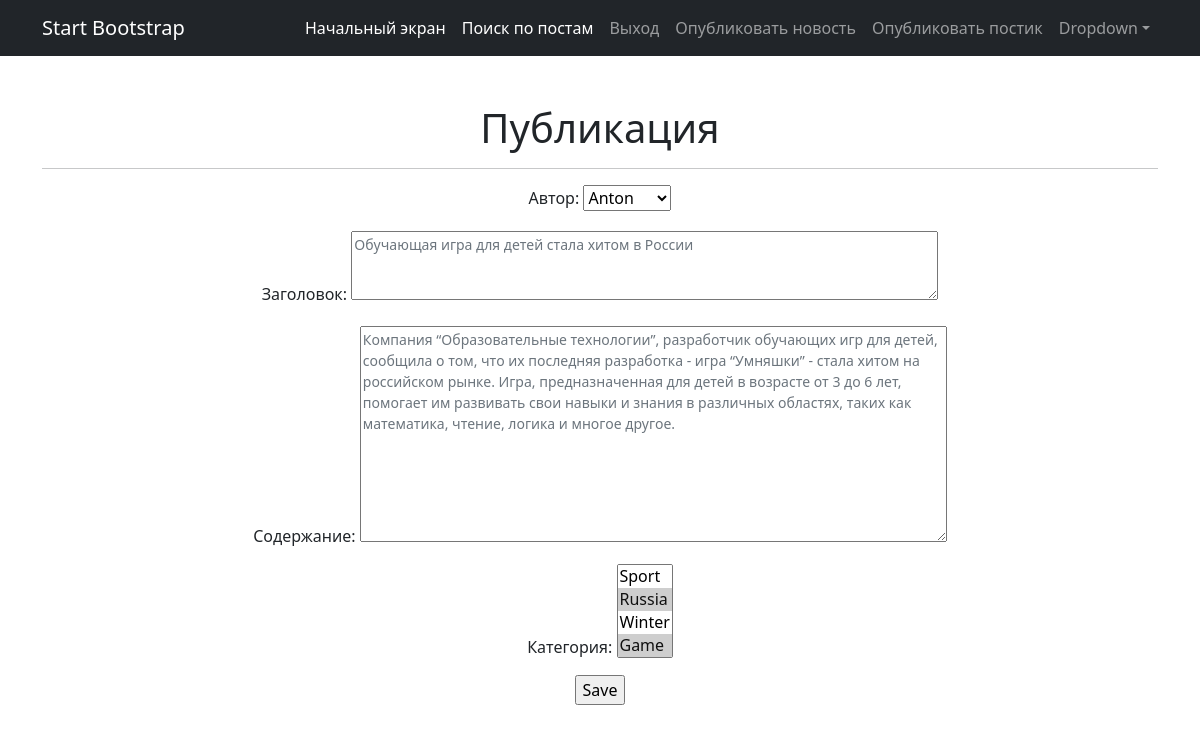
Page /posts/news/3/edit/ (signed in) on the earlier database version.
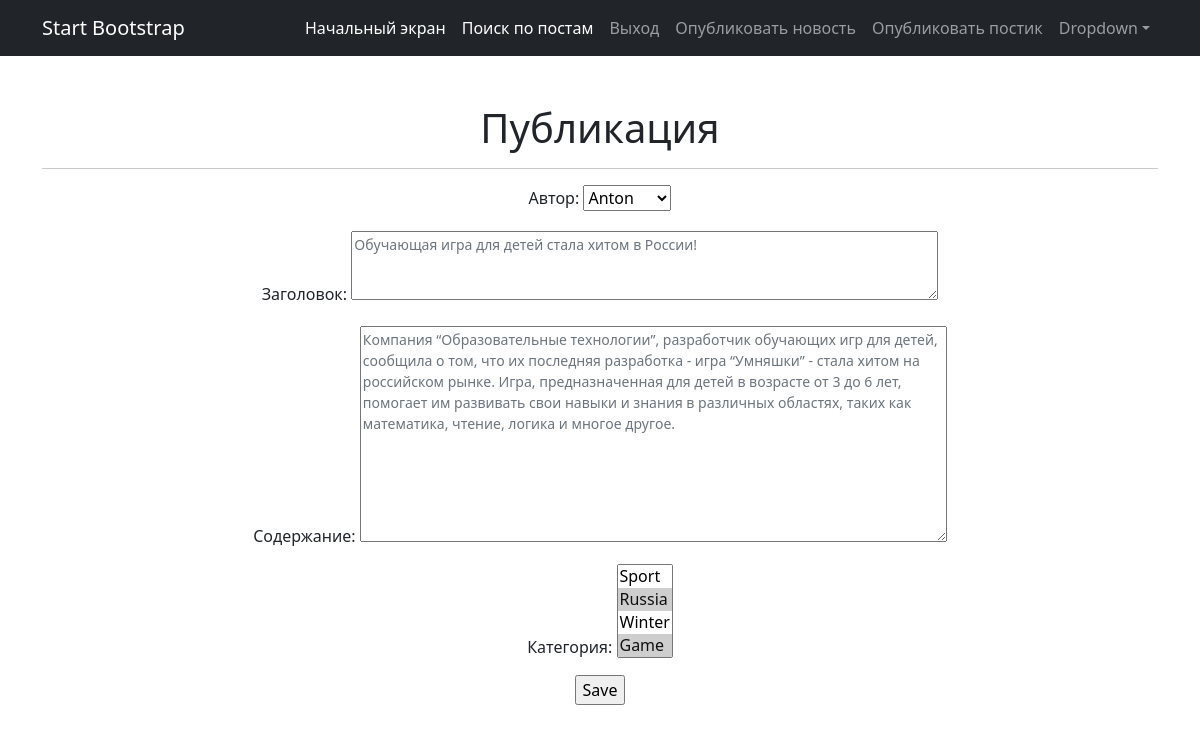
Same page on the later database version.
### news/models.py (models this page shows, shortened)
class Post(models.Model):
    news = "N"
    article = "A"
    POSITIONS = [(news, "Новость"), (article, "Статья")]
    author = models.ForeignKey(Author, on_delete= models.CASCADE)
    choice_field = models.CharField(max_length= 1, choices=POSITIONS, default=article)
    data_in = models.DateTimeField(auto_now_add=True)
    category = models.ManyToManyField(Category, through="PostCategory")
    title = models.CharField(max_length=255)
    text = models.CharField(max_length=3000)
    rating = models.IntegerField(default=0)

### news/views.py (the view)
# urls.py: path('news/<int:pk>/edit/', PostUpdate.as_view(), name='News_edit'),
class PostUpdate(PermissionRequiredMixin, LoginRequiredMixin, UpdateView):
    permission_required = ('news.change_post',)
    form_class = PostForm
    model = Post
    template_name = 'post_edit.html'

### news/forms.py (shortened to what this page needs)
class PostForm(forms.ModelForm):
    class Meta:
        model = Post
        fields = [
            'author',
            'title',
            'text',
            'category',
        ]
        labels = {
            'author': 'Автор',
            'title':'Заголовок',
            'text': 'Содержание',
            'category': 'Категория',
        }
        widgets = {
            'title': forms.Textarea(attrs={'class':'form-text', 'cols':70, 'rows':3}),
            'text': forms.Textarea(attrs={'class': 'form-text', 'cols': 70, 'rows': 10}),
        }

### news/models.py (called while the page is built)
    def __str__(self):
        return self.user.username

    def __str__(self):
        return f'{self.category.title()}'

### templates/post_edit.html (shortened to what this page needs)
{% extends 'flatpages/default.html' %}
{% block content %}
<h1>Публикация</h1>
<hr>
<form action="" method="post">
  {{ form.as_p }}
  <input type="submit" value="Save"/>
  </form>
{% endblock content %}

Differences in the rows shown:
changed Post "Anton": title "Обучающая игра для детей стала хитом в России" → "Обучающая игра для детей стала хитом в России!"
